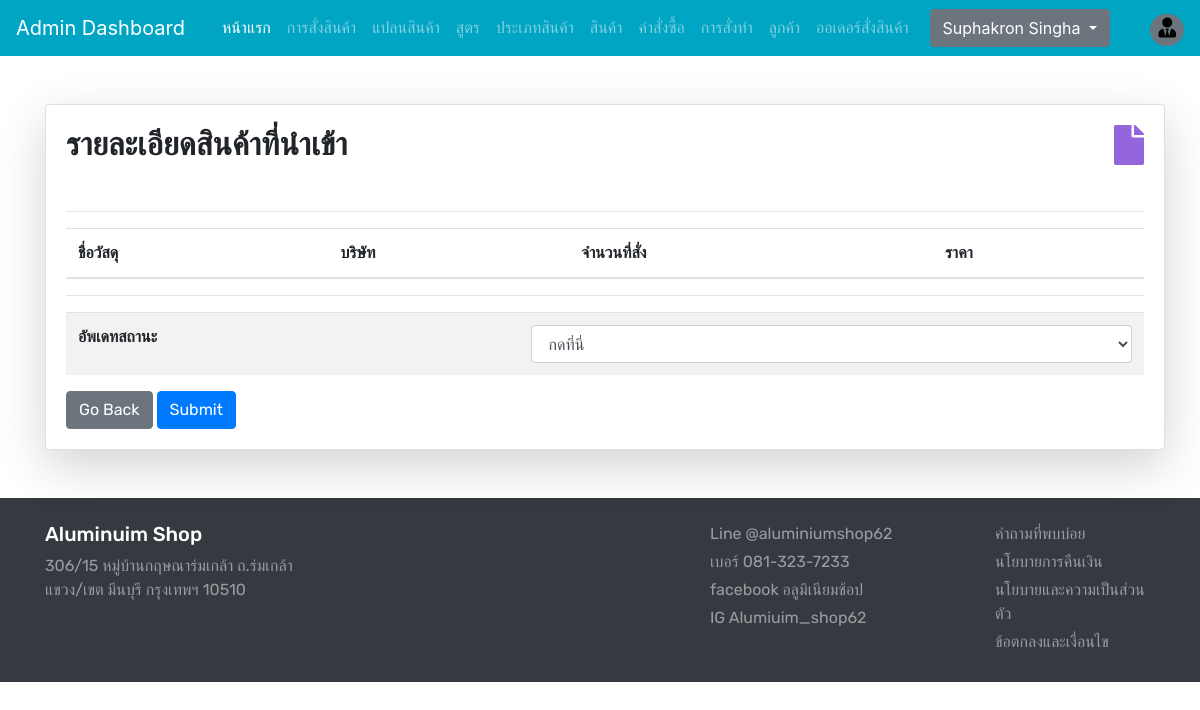
/admin/adminincomedetails.php?id=2b66070b-e604-4220-ae5f-9c6b390ff597 (signed in), run on an earlier commit of the app's database.
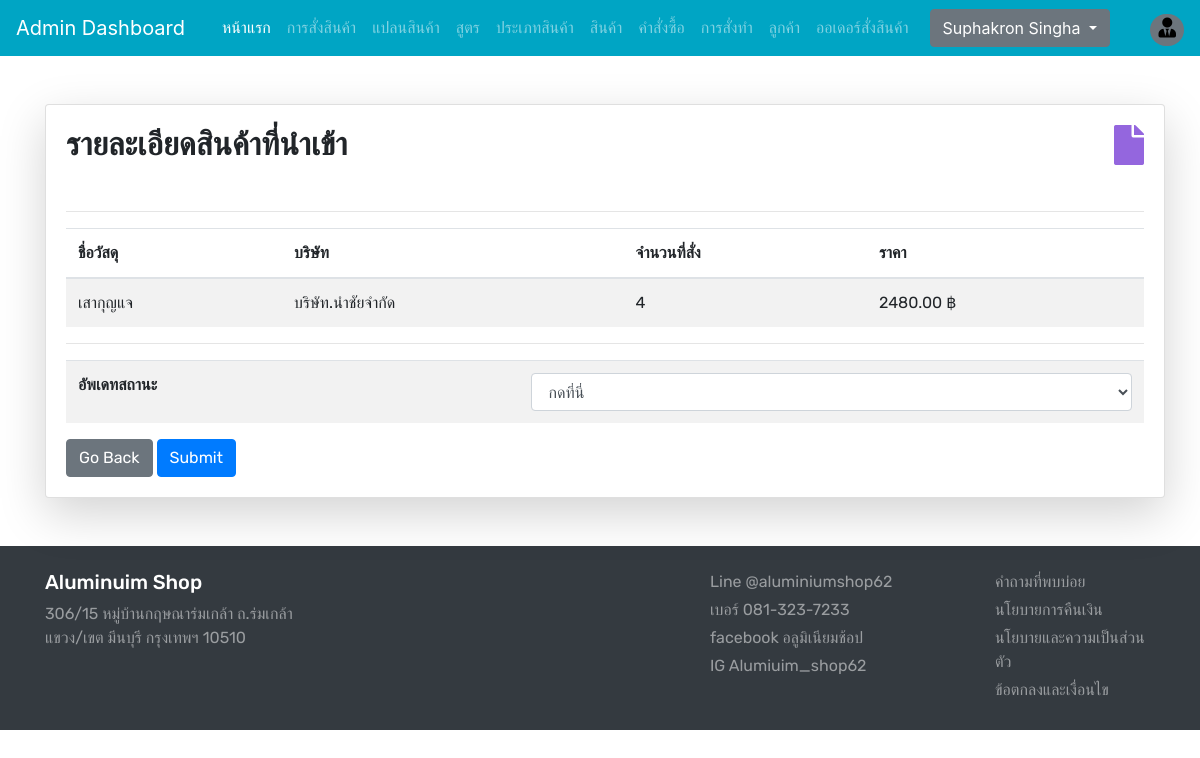
And on a later commit of the database.
### tables this page shows
CREATE TABLE `adminorders_details` (
  `id` int(11) NOT NULL,
  `adminorders_id` varchar(255) NOT NULL,
  `item_id` int(11) NOT NULL,
  `Admin_price` double(10,2) NOT NULL,
  `Admin_Qty` int(11) NOT NULL,
  `company_id` int(11) NOT NULL
);

CREATE TABLE `product` (
  `item_id` int(11) NOT NULL,
  `item_brand` int(11) NOT NULL,
  `item_name` varchar(255) NOT NULL,
  `item_price` double(10,2) NOT NULL,
  `item_image` varchar(255) NOT NULL,
  `item_register` datetime DEFAULT NULL,
  `item_qty` double(10,2) NOT NULL
);

CREATE TABLE `company` (
  `company_id` int(11) NOT NULL,
  `company_name` varchar(255) NOT NULL,
  `company_image` varchar(255) NOT NULL
);

### functions.php (called while the page is built, shortened)
<?php
require ('database/DBController.php');
require ('database/Orders.php');
$db = new DBController();
$Order = new Testorders($db);

### database/Orders.php (called while the page is built, shortened)
<?php
class Testorders
{
    public $db = null;
    public function __construct(DBController $db)
    {
        $this->db = $db;
    }
    public function adminOrderinnerjoinza($adminorders_id) {
        $result = mysqli_query($this->db->con,
        "SELECT adminorders_details.id, adminorders_details.adminorders_id, adminorders_details.item_id, product.item_name, company.company_name, adminorders_details.Admin_price, adminorders_details.Admin_Qty, adminorders.admin_status FROM adminorders_details
		INNER JOIN company ON adminorders_details.company_id = company.company_id
        INNER JOIN adminorders ON adminorders_details.adminorders_id = adminorders.adminorders_id
        INNER JOIN product ON adminorders_details.item_id = product.item_id
        WHERE adminorders_details.adminorders_id = '$adminorders_id'");
        return $result;
    }
}
?>

### database/DBController.php (called while the page is built, shortened)
<?php
class DBController
{
    protected $host = 'localhost';
    protected $user = 'root';
    protected $password = '';
    protected $database = "project";
    public function __construct()
    {
        $this->con = mysqli_connect($this->host, $this->user, $this->password, $this->database);
    }
}

### admin/adminincomedetails.php (the view, shortened to what this page needs)
<?php
    if ($_SESSION['admin_id'] == "") {
        header("location: adminlogin.php");
    } else {
?>
<?php
include ('adminheader.php');
?>
<br>
<br>
<?php
    $adminorders_id = $_GET['id'];
    $sql1 = $Order->adminOrderinnerjoinza($adminorders_id);
    while($row1 = mysqli_fetch_array($sql1)) {
    $status = $row1['admin_status'];
    }
?>
<div class="container">
        <div class="row">
            <div class="col-md-3">
                <div class="card shadow-lg p-30 card-responsive" style="width: 70rem;">
                    <div class="card-body">
                        <div class="font-rubik ">
                            <div class="float-right">
                                <span><i class="fa fa-file" style="color:#9466de; font-size: 2.5em;"></i></span>
                                </div>
                                <h2><strong>รายละเอียดสินค้าที่นำเข้า</strong></h2>
                                <br>
                                <hr>
                                <table class="table table-striped">
                                    <thead>
                                        <th>ชื่อวัสดุ</th>
                                        <th>บริษัท</th>
                                        <th>จำนวนที่สั่ง</th>
                                        <th>ราคา</th>
                                    </thead>
                                    <?php
                                        $adminorders_id = $_GET['id'];
                                        $sql = $Order->adminOrderinnerjoinza($adminorders_id);
                                        while($row = mysqli_fetch_array($sql)) {
                                    ?>
                                    <tbody>
                                        <tr>
                                            <td><?php echo $row['item_name']; ?></td>
                                            <td><?php echo $row['company_name']; ?></td>
                                            <td><?php echo $row['Admin_Qty']; ?></td>
                                            <td><?php echo $row['Admin_price']; ?> ฿</td>
                                        </tr>
                                    </tbody>
                                    <?php
                                        }
                                    ?>
                                </table>
                                <hr>
                                <table class="table table-striped">
                                        <?php if($status=='in process'){ ?>
                                            <form method="post" action="adminupdatecomedetails.php">
                                                <input type="hidden" value="<?php echo $adminorders_id ?>" required class="form-control" name="adminorders_id">
                                                <tr>
                                                    <td><strong>อัพเดทสถานะ</strong></td>
                                                    <td>
                                                        <select class="form-control" name="status">
                                                            <option value="" disabled selected>กดที่นี่</option>
                                                            <option value="rejected">ยกเลิก</option>
                                                        </select>
                                                    </td>
                                                </tr>
                                        <?php }else if($status=='success'){ ?>
                                        <?php }else if($status=='rejected'){ ?>
                                        <?php }else{ ?>
                                            <form method="post" action="adminupdatecomedetails.php">
                                                <tr>
                                                    <td><strong>อัพเดทสถานะ</strong></td>
                                                    <td>
                                                        <select class="form-control" name="status">
                                                            <option value="" disabled selected>กดที่นี่</option>
                                                        </select>
                                                    </td>
                                                </tr>
                                        <?php } ?>
                                </table>
                                <td>
                                    <a href="adminincome.php" class="btn btn-secondary">Go Back</a>
                                        <?php if($status=='in process'){ ?>
                                            <button class="btn btn-primary" type="submit" name="submit">Submit</button>
                                        <?php }else if($status=='success'){ ?>
                                        <?php }else if($status=='rejected'){ ?>
                                        <?php }else if($status=='finish'){ ?>
                                        <?php }else if($status=='Acept'){ ?>
                                        <?php }else{ ?>
                                            <button class="btn btn-primary" type="submit" name="submit">Submit</button>
                                        <?php } ?>
                                </td>
                            </div>
                        </div>
                    </div>
                </div>
            </div>
        </div>
<br>
<br>
<?php
include ('adminfooter.php');
?>
<?php
}
?>

### admin/adminheader.php (shortened to what this page needs)
<!DOCTYPE html>
<html lang="en">
<head>
    <link rel="stylesheet" href="https://stackpath.bootstrapcdn.com/bootstrap/4.4.1/css/bootstrap.min.css">
    <link rel="stylesheet" href="https://cdnjs.cloudflare.com/ajax/libs/OwlCarousel2/2.3.4/assets/owl.carousel.min.css" />
    <link rel="stylesheet" href="https://cdnjs.cloudflare.com/ajax/libs/OwlCarousel2/2.3.4/assets/owl.theme.default.min.css" />
    <link rel="stylesheet" href="https://cdnjs.cloudflare.com/ajax/libs/font-awesome/5.13.0/css/all.min.css" />
    <link rel="stylesheet" href="../style.css">
    <link rel="stylesheet" href="//cdn.datatables.net/1.12.1/css/jquery.dataTables.min.css">
    <link rel="stylesheet" href="//cdn.datatables.net/responsive/2.3.0/js/dataTables.responsive.min.js">
    <?php
    require ('../functions.php');
    ?>
</head>
<body>
<header id="header">
    <nav class="navbar navbar-expand-lg navbar-dark color-second-bg">
        <a class="navbar-brand" href="#">Admin Dashboard</a>
        <div class="collapse navbar-collapse" id="navbarNav">
            <ul class="navbar-nav m-auto font-rubik">
                <li class="nav-item active">
                    <a class="nav-link" href="adminindex.php">หน้าแรก</a>
                </li>
                <li class="nav-item">
                    <a class="nav-link" href="admincompany.php">การสั่งสินค้า</a>
                </li>
                <li class="nav-item">
                    <a class="nav-link" href="adminblueprint.php">แปลนสินค้า</a>
                </li>
                <li class="nav-item">
                    <a class="nav-link" href="adminCalculation.php">สูตร</a>
                </li>
                <li class="nav-item">
                    <a class="nav-link" href="admincatagory.php">ประเภทสินค้า</a>
                </li>
                <li class="nav-item">
                    <a class="nav-link" href="adminproduct.php">สินค้า</a>
                </li>
                <li class="nav-item">
                    <a class="nav-link" href="adminOrder.php">คำสั่งซื้อ</a>
                </li>
                <li class="nav-item">
                    <a class="nav-link" href="adminmadeOrder.php">การสั่งทำ</a>
                </li>
                <li class="nav-item">
                    <a class="nav-link" href="adminuser.php">ลูกค้า</a>
                </li>
                <li class="nav-item">
                    <a class="nav-link" href="adminincome.php">ออเดอร์สั่งสินค้า</a>
                </li>
            </ul>
            <?php if(isset($_SESSION['admin_id'])) { ?>
                <div class="dropdown">
                    <button class="btn btn-secondary dropdown-toggle" type="button" id="dropdownMenuButton" data-toggle="dropdown" aria-haspopup="true" aria-expanded="false">
                        <?php echo $_SESSION['A_fullname']; ?>
                    </button>
                </div>
                <form action="#" class="font-size-14 font-rale">
                    <a class="py-2 rounded-pill bg-secondary">
                        <span class="font-size-20 px-2 text-white"><i class="fas fa-user-tie" style="color:black;"></i></span>
                    </a>
                </form>
            <?php }else{ ?>
            <?php
            }
            ?>
        </div>
    </nav>
</header>
<main id="main-site">

### admin/adminfooter.php (shortened to what this page needs)
</main>
<footer id="footer" class="bg-dark text-white py-4">
    <div class="container">
        <div class="row">
            <div class="col-lg-3 col-12">
                <h4 class="font-rubik font-size-20">Aluminuim Shop</h4>
                <p class="font-size-30 font-rubik text-white-50">306/15 หมู่บ้านกฤษณาร่มเกล้า ถ.ร่มเกล้า แขวง/เขต มีนบุรี กรุงเทพฯ 10510</p>
            </div>
            <div class="col-lg-4 col-12">
            </div>
            <div class="col-lg-3 col-12">
                <div class="d-flex flex-column flex-wrap">
                    <a href="#" class="font-rubik font-size-17 text-white-50 pb-1">Line @aluminiumshop62</a>
                    <a href="#" class="font-rubik font-size-17 text-white-50 pb-1">เบอร์ 081-323-7233</a>
                    <a href="#" class="font-rubik font-size-17 text-white-50 pb-1">facebook อลูมิเนียมช้อป</a>
                    <a href="#" class="font-rubik font-size-17 text-white-50 pb-1">IG Alumiuim_shop62</a>
                </div>
            </div>
            <div class="col-lg-2 col-12">
                <div class="d-flex flex-column flex-wrap">
                    <a href="#" class="font-rubik font-size-17 text-white-50 pb-1">คำถามที่พบบ่อย</a>
                    <a href="#" class="font-rubik font-size-17 text-white-50 pb-1">นโยบายการคืนเงิน</a>
                    <a href="#" class="font-rubik font-size-17 text-white-50 pb-1">นโยบายและความเป็นส่วนตัว</a>
                    <a href="#" class="font-rubik font-size-17 text-white-50 pb-1">ข้อตกลงและเงื่อนไข</a>
                </div>
            </div>
        </div>
    </div>
</footer>
</body>
</html>

### style.css (style rules this page uses)
button, button:focus { outline: none !important; box-shadow: none !important; }
.font-rale { font-family: "Raleway", cursive; }
.font-rubik { font-family: "Rubik", cursive; }
.font-size-14 { font-size: 14px; }
.font-size-20 { font-size: 20px; }
.color-second-bg { background: #00A5C4; }

### admin/adminincomedetails.php (style rules this page uses)
body { background-image: url("./yousef-espanioly-c9Bh_Wf3aUw-unsplash.jpg"); background-size: cover; background-repeat: no-repeat; width: 100%; height: 100%; }

What changed in the data, as far as the page shows it:
added adminorders_details: item.item_name "เสากุญแจ", company.company_name "บริษัท.นำชัยจำกัด", Admin_Qty "4", Admin_price "2480.00"
